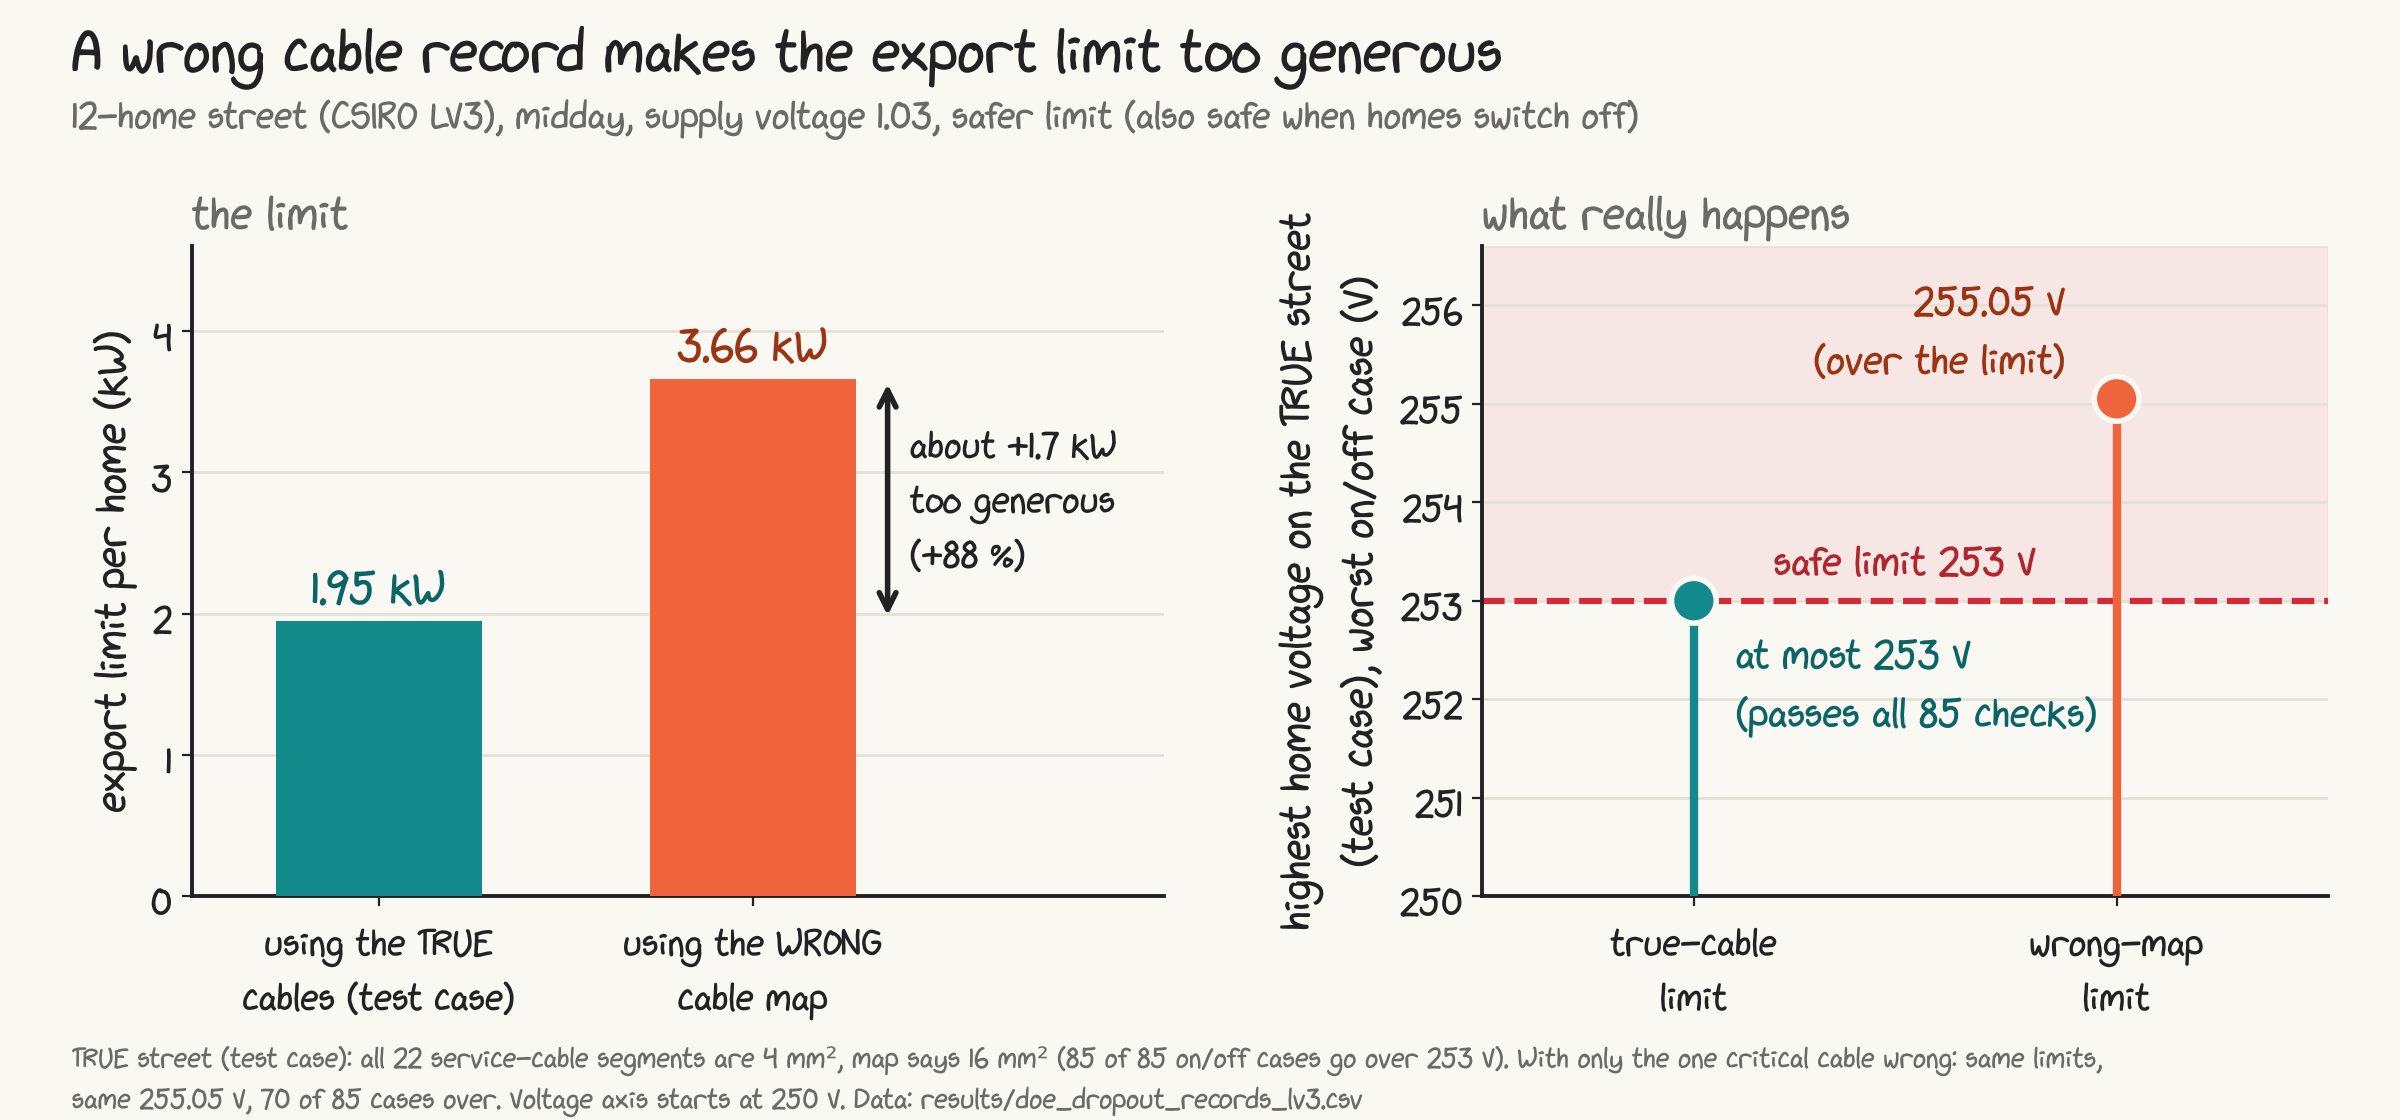

Recreate this plot in Python.
# fig_wrong_record.py: draws fig_wrong_record.png, the limit from the wrong records vs the
# correct limit and the highest home voltage each gives (12-home street, 12:00, 1.03 pu,
# dropout-secure DOE). Reads results/doe_dropout_records_lv3.csv (through data.py).
# Run from this folder: python fig_wrong_record.py
import matplotlib.pyplot as plt
from matplotlib.patches import FancyBboxPatch
from style import *
from data import WR
setup()
# LV3, 12:00 on the profile day (day index 350, lowest demand in the dataset), source 1.03 pu, dropout-secure equal DOE
# results/doe_dropout_records_lv3.csv: issued 3.664, correct 1.947 kW;
# issued on true network worst 255.05 V (worst of the 85 on/off cases)
correct, issued = WR["correct"], WR["issued"]
v_issued, v_correct = WR["v_issued"], 253.0   # correct DOE passes all 85 checks (<= 253 V)
# darker text colours for contrast (bars and lines keep the palette colours)
TRUE_T = "#0B6466"; WRONG_T = "#9A3412"; LIMIT_T = "#B0262F"
fig, (a1, a2) = plt.subplots(1, 2, figsize=(12, 5.6), gridspec_kw={"width_ratios": [1.15, 1], "wspace": 0.35})
fig.suptitle("A wrong cable record makes the export limit too generous", fontsize=22, x=0.03, ha="left", y=0.99)
fig.text(0.03, 0.885, "12-home street (CSIRO LV3), midday, supply voltage 1.03, safer limit (also safe when homes switch off)",
         fontsize=14, color=MUTED, ha="left")
# left: limits
bars = a1.bar([0, 1], [correct, issued], width=0.55, color=[TRUE_C, WRONG_C], zorder=3)
for b in bars:
    b.set_path_effects([])
a1.set_xticks([0, 1], ["using the TRUE\ncables (test case)", "using the WRONG\ncable map"])
a1.set_ylabel("export limit per home (kW)")
a1.set_ylim(0, 4.6)
a1.text(0, correct + 0.12, f"{correct:.2f} kW", ha="center", fontsize=17, color=TRUE_T)
a1.text(1, issued + 0.12, f"{issued:.2f} kW", ha="center", fontsize=17, color=WRONG_T)
a1.annotate("", xy=(1.36, issued), xytext=(1.36, correct),
            arrowprops=dict(arrowstyle="<->", color=INK, lw=2))
a1.text(1.42, (issued + correct) / 2, f"about +1.7 kW\ntoo generous\n(+{100*(issued/correct-1):.0f} %)",
        va="center", fontsize=14)
a1.set_xlim(-0.5, 2.1)
a1.grid(axis="x", visible=False)
a1.set_title("the limit", loc="left", fontsize=17, color=MUTED)
# right: highest voltage on the true street (test case)
a2.axhspan(253, 256.6, color=LIMIT_C, alpha=0.08, zorder=0)
a2.axhline(253, color=LIMIT_C, lw=2.2, ls="--", zorder=2)
a2.text(0.5, 253.12, "safe limit 253 V", color=LIMIT_T, fontsize=15, ha="center", va="bottom")
a2.vlines([0, 1], 250, [v_correct, v_issued], colors=[TRUE_C, WRONG_C], lw=3, zorder=3)
a2.scatter([0, 1], [v_correct, v_issued], s=260, c=[TRUE_C, WRONG_C], zorder=4, edgecolors=BG, linewidths=2)
a2.set_ylim(250, 256.6)
a2.set_xticks([0, 1], ["true-cable\nlimit", "wrong-map\nlimit"])
a2.set_ylabel("highest home voltage on the TRUE street\n(test case), worst on/off case (V)")
a2.text(0.1, v_correct - 0.25, "at most 253 V\n(passes all 85 checks)", ha="left", va="top", fontsize=15, color=TRUE_T)
a2.text(0.88, v_issued + 0.25, f"{v_issued:.2f} V\n(over the limit)", ha="right", fontsize=15, color=WRONG_T)
a2.set_xlim(-0.5, 1.5)
a2.grid(axis="x", visible=False)
a2.set_title("what really happens", loc="left", fontsize=17, color=MUTED)
fig.text(0.03, 0.01, "TRUE street (test case): all 22 service-cable segments are 4 mm\u00b2, map says 16 mm\u00b2 (85 of 85 on/off cases go over 253 V). With only the one critical cable wrong: same limits,\n"
         "same 255.05 V, 70 of 85 cases over. Voltage axis starts at 250 V. Data: results/doe_dropout_records_lv3.csv", fontsize=10.5, color=MUTED)
fig.subplots_adjust(top=0.78, bottom=0.2, left=0.08, right=0.97)
fig.savefig("fig_wrong_record.png", dpi=200)
print("ok")
